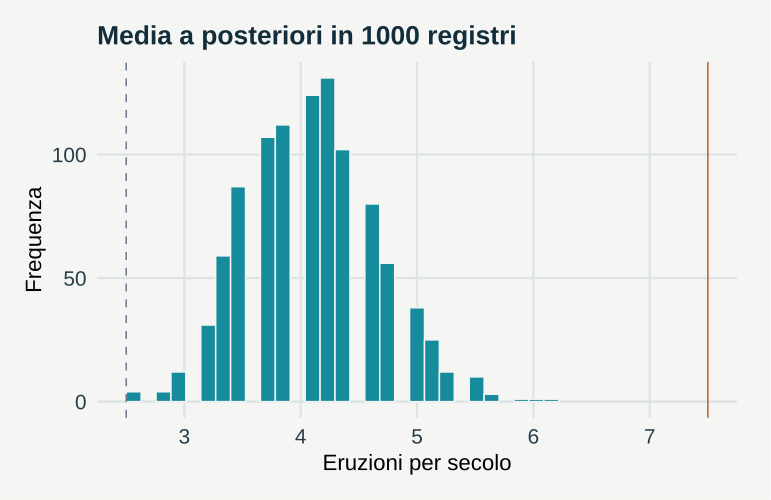

This figure's R source:
# GeoStat Lab — funzioni comuni. R >= 4.3; ggplot2 >= 3.4; jsonlite.
suppressPackageStartupMessages(library(ggplot2))
col_geo <- c('#168B9C','#BC5B35','#7054A4','#A17B19','#227864','#64748B')
theme_set(theme_minimal(base_size=17, base_family='sans') + theme(
  plot.background=element_rect(fill='#F5F6F3',colour=NA),
  panel.background=element_rect(fill='#F5F6F3',colour=NA),
  panel.grid.minor=element_blank(),panel.grid.major=element_line(colour='#DCE3E2'),
  plot.title=element_text(size=19,face='bold',colour='#122D3B'),
  plot.subtitle=element_text(size=13,colour='#405560',margin=margin(b=12)),
  axis.text=element_text(size=15,colour='#273E4A'),axis.title=element_text(size=16),
  legend.position='bottom',legend.title=element_blank(),legend.text=element_text(size=14),
  strip.text=element_text(size=15,face='bold'),plot.margin=margin(18,24,18,18)))
metric <- function(...) data.frame(grandezza=names(c(...)),valore=as.character(c(...)),check.names=FALSE)
f <- function(x,d=3) {out<-formatC(x,digits=d,format='fg');out[!is.finite(x)]<-'Non definito';out}
line_plot <- function(d,x='x',y='y',title='',xl=x,yl=y,group=NULL) {
 p<-ggplot(d,aes(x=.data[[x]],y=.data[[y]]))
 if(is.null(group)) p<-p+geom_line(colour=col_geo[1],linewidth=1.05) else p<-p+aes(colour=.data[[group]],group=.data[[group]])+geom_line(linewidth=1)+scale_colour_manual(values=col_geo)
 p+labs(title=title,x=xl,y=yl)
}
point_plot <- function(d,x='x',y='y',title='',xl=x,yl=y,group=NULL) {
 p<-ggplot(d,aes(x=.data[[x]],y=.data[[y]]))
 if(is.null(group))p<-p+geom_point(colour=col_geo[1],size=2.5,alpha=.8) else p<-p+aes(colour=.data[[group]])+geom_point(size=2.7,alpha=.85)+scale_colour_manual(values=col_geo)
 p+labs(title=title,x=xl,y=yl)
}
hist_plot<-function(x,title='',xl='Valore',bins=20)ggplot(data.frame(x=x),aes(x))+geom_histogram(bins=bins,fill=col_geo[1],colour='#F5F6F3')+labs(title=title,x=xl,y='Frequenza')
bar_plot<-function(d,x='gruppo',y='valore',title='',yl='Valore')ggplot(d,aes(x=.data[[x]],y=.data[[y]],fill=.data[[x]]))+geom_col(width=.65)+scale_fill_manual(values=rep(col_geo,length.out=length(unique(d[[x]])) ))+guides(fill='none')+labs(title=title,x=NULL,y=yl)
map_plot<-function(d,z='z',title='',xl='Est [km]',yl='Nord [km]')ggplot(d,aes(x,y,fill=.data[[z]]))+geom_raster()+coord_equal()+scale_fill_gradientn(colours=c('#153F56','#298C9C','#B8CDB2','#F1D889','#AD542F'))+labs(title=title,x=xl,y=yl)
acf_data<-function(x,lag=20){a<-acf(x,lag.max=min(lag,length(x)-1),plot=FALSE);data.frame(x=as.vector(a$lag)[-1],y=as.vector(a$acf)[-1])}
# AR(1), distribuzione marginale stazionaria N(0, 1).
ar_series<-function(n,rho){x<-numeric(n);x[1]<-rnorm(1);for(i in 2:n)x[i]<-rho*x[i-1]+sqrt(1-rho^2)*rnorm(1);x}
# Distanze euclidee in unità metriche già dichiarate; nessuna conversione implicita di CRS.
dist_cross<-function(a,b)sqrt(outer(a[,1],b[,1],'-')^2+outer(a[,2],b[,2],'-')^2)
# Predittore IDW: i punti coincidenti ricevono esattamente il valore osservato.
idw<-function(xy,z,new,power=2){dd<-dist_cross(new,xy);apply(dd,1,function(d)if(any(d<1e-10))mean(z[d<1e-10])else weighted.mean(z,d^(-power)))}
# CART didattico binario: divisioni assiali che minimizzano l'impurità di Gini.
cart_fit<-function(x,y,depth=2,minleaf=4){
 node<-list(p=mean(y),n=length(y));if(depth<1||length(unique(y))<2||length(y)<2*minleaf)return(node)
 best<-Inf
 for(j in seq_len(ncol(x))){v<-sort(unique(x[,j])); if(length(v)<2)next
  for(cut in (head(v,-1)+tail(v,-1))/2){left<-x[,j]<=cut;nl<-sum(left);nr<-sum(!left);if(min(nl,nr)<minleaf)next
   score<-nl*mean(y[left])*(1-mean(y[left]))+nr*mean(y[!left])*(1-mean(y[!left]))
   if(score<best){best<-score;node$j<-j;node$cut<-cut;split<-left}
  }
 }
 if(is.finite(best)){node$left<-cart_fit(x[split,,drop=FALSE],y[split],depth-1,minleaf);node$right<-cart_fit(x[!split,,drop=FALSE],y[!split],depth-1,minleaf)};node
}
cart_predict<-function(tree,x)apply(x,1,function(row){t<-tree;while(!is.null(t$j))t<-if(row[t$j]<=t$cut)t$left else t$right;t$p})
p <- list(fattore = 3, forza = 1.8, seed = 17)
set.seed(p$seed)
lam <- 2.5

T <- 3.75

a0 <- p$fattore * lam * p$forza

N <- rpois(1000, lam * T)

m <- (a0 + N)/(p$forza + T)

dentro <- qgamma(0.025, a0 + N, p$forza + T) <= lam & lam <= qgamma(0.975, a0 + N, p$forza + T)

code <- pmin(pnbinom(N, size = a0, mu = a0/p$forza * T), 1 - pnbinom(N - 1, size = a0, mu = a0/p$forza * 
    T))

data <- data.frame(m = m)

plots <- list(hist_plot(m, title = "Media a posteriori in 1000 registri", xl = "Eruzioni per secolo", 
    bins = 40) + geom_vline(xintercept = lam, linetype = 2, colour = col_geo[6]) + geom_vline(xintercept = p$fattore * 
    lam, colour = col_geo[2]))

metrics <- metric(`Media a priori` = f(p$fattore * lam), `Media delle medie a posteriori` = f(mean(m)), 
    `Copertura dell’intervallo al 95%` = f(mean(dentro)), `Quota di conflitti segnalati` = f(mean(2 * 
        code < 0.05)))
print(metrics,row.names=FALSE)
ggplot2::ggsave('m21-priori-B.svg',plots[[1]],device=svglite::svglite,width=7.7,height=5.0,bg='#F8F6F1')
